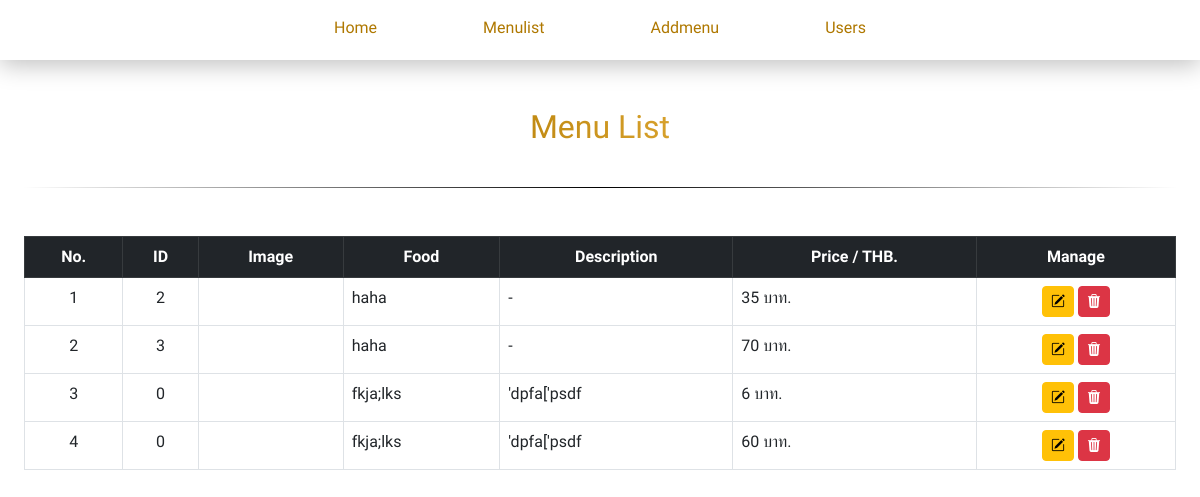
The page /backend/Menulist.php on the database as committed earlier.
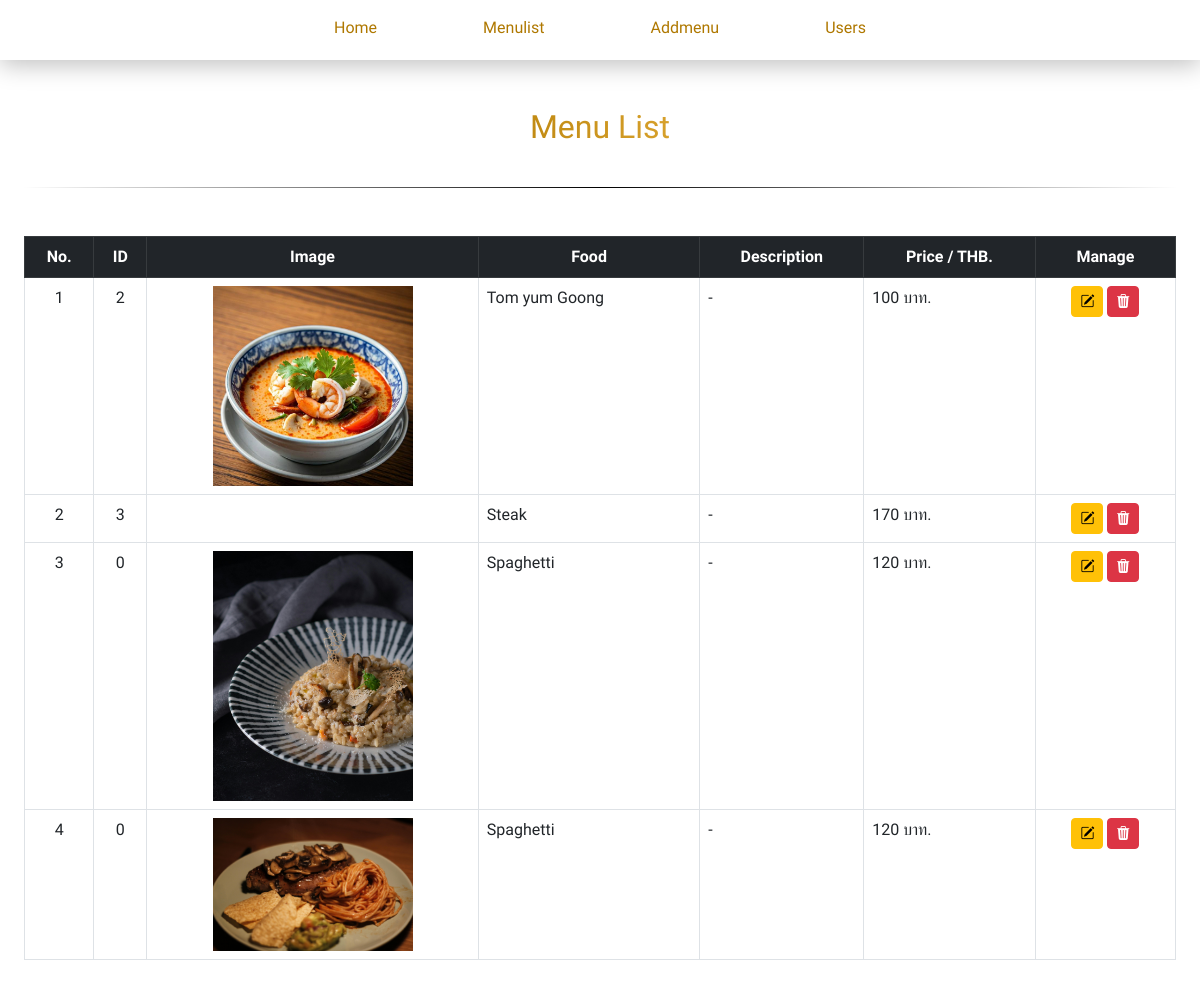
The same page on the database as committed later.
### tables this page shows
CREATE TABLE `menu` (
  `id` int(11) NOT NULL,
  `name` varchar(255) NOT NULL,
  `description` varchar(255) NOT NULL,
  `price` int(255) NOT NULL,
  `imgs_menu` varchar(255) DEFAULT NULL
);

### backend/controls/fetchMenu.php (called while the page is built, shortened)
<?php
    include 'db.php';
    $sql = "SELECT `id`, `name`, `description`, `price`, `imgs_menu` FROM `menu`";
    $stmt = $pdo->prepare($sql);
    $stmt->execute();
?>

### backend/Menulist.php (the view, shortened to what this page needs)
<?php
include './controls/fetchMenu.php';
?>
<!DOCTYPE html>
<html lang="en">
<head>
    <link href="https://cdn.jsdelivr.net/npm/bootstrap@5.3.0-alpha1/dist/css/bootstrap.min.css" rel="stylesheet" />
    <link rel="stylesheet" href="https://cdn.jsdelivr.net/npm/bootstrap-icons@1.13.1/font/bootstrap-icons.min.css">
    <link rel="stylesheet" href="../assets/css/style.css">
</head>
<body>
    <?php include './components/header.php'; ?>
    <div class="d-flex">
        <main class="p-4 flex-grow-1">
            <div class="text-center">
                <h2 class="h-b color-text mt-4">Menu List</h2>
            </div>
            <table class="table table-bordered mt-5">
                <thead class="table-dark">
                    <tr class="text-center">
                        <th>No.</th>
                        <th>ID</th>
                        <th>Image</th>
                        <th>Food</th>
                        <th>Description</th>
                        <th>Price / THB.</th>
                        <th>Manage</th>
                    </tr>
                </thead>
                <tbody>
                    <?php $i = 1;
                    while ($row = $stmt->fetch(PDO::FETCH_ASSOC)) { ?>
                        <tr>
                            <td class="text-center"><?= $i++; ?></td>
                            <td class="text-center"><?= htmlspecialchars($row['id']); ?></td>
                            <td class="text-center px-0">
                                <img style="max-width: 200px;" src="../assets/imgs/<?= htmlspecialchars($row['imgs_menu']); ?>" alt="">
                            </td>
                            <td class="text-left"><?= htmlspecialchars($row['name']); ?></td>
                            <td class="text-left" style="max-width: 300px; max-height: 100px; overflow-y: auto; word-wrap: break-word;">
                                <?= htmlspecialchars($row['description']); ?>
                            </td>
                            <td class="text-left"><?= htmlspecialchars($row['price']); ?> บาท.</td>
                            <td class="text-center">
                                <a href="editmenu.php?id=<?= $row['id'] ?>" class="btn btn-sm btn-warning">
                                    <i class="bi bi-pencil-square"></i>
                                </a>
                                <button class="btn btn-sm btn-danger" onclick="confirmDelete(<?= $row['id'] ?>)">
                                    <i class="bi bi-trash3-fill"></i>
                                </button>
                            </td>
                        </tr>
                    <?php } ?>
                </tbody>
            </table>
        </main>
    </div>
</body>
</html>

### backend/components/header.php
<div style="box-shadow: 0px 5px 25px rgba(0, 0, 0, 0.25); width: 100%; height: 60px; background-color: #ffffff;">
    <ul class="nav nav-link d-flex py-3" style="justify-content: center; gap: 90px;">
        <li><a class="color-menu nav nav-link px-2 py-0" href="../Home.php">Home</a></li>
        <li><a class="color-menu nav nav-link px-2 py-0" href="Menulist.php">Menulist</a></li>
        <li><a class="color-menu nav nav-link px-2 py-0" href="addMenu.php">Addmenu</a></li>
        <li><a class="color-menu nav nav-link px-2 py-0" href="users.php">Users</a></li>
    </ul>
</div>

### assets/css/style.css (style rules this page uses)
* { font-family: "Taviraj", serif; }
.color-text { background: linear-gradient(to right, #e9b33fff, rgb(175, 120, 0), #e9b33fff, rgb(175, 120, 0)); -webkit-background-clip: text; -webkit-text-fill-color: transparent; }
.color-menu { color: rgb(175, 120, 0); }
.h-b { width: auto; height: 80px; border-width: 0px 0px 1px 0px; border-style: solid; border-image: linear-gradient(to right, rgba(0, 0, 0, 0), rgba(0, 0, 0, 1), rgba(0, 0, 0, 0)) 1; }

Rows that differ between the two databases and show on the page:
removed menu: id "2", name "haha", description "-", price "35"
removed menu: id "0", name "fkja;lks", description "'dpfa['psdf", price "6"
removed menu: id "0", name "fkja;lks", description "'dpfa['psdf", price "60"
added menu: id "2", imgs_menu (picture), name "Tom yum Goong", description "-", price "100"
changed menu "3": name "haha" → "Steak"; price "70" → "170"
added menu: id "0", imgs_menu (picture), name "Spaghetti", description "-", price "120"
added menu: id "0", imgs_menu (picture), name "Spaghetti", description "-", price "120"
